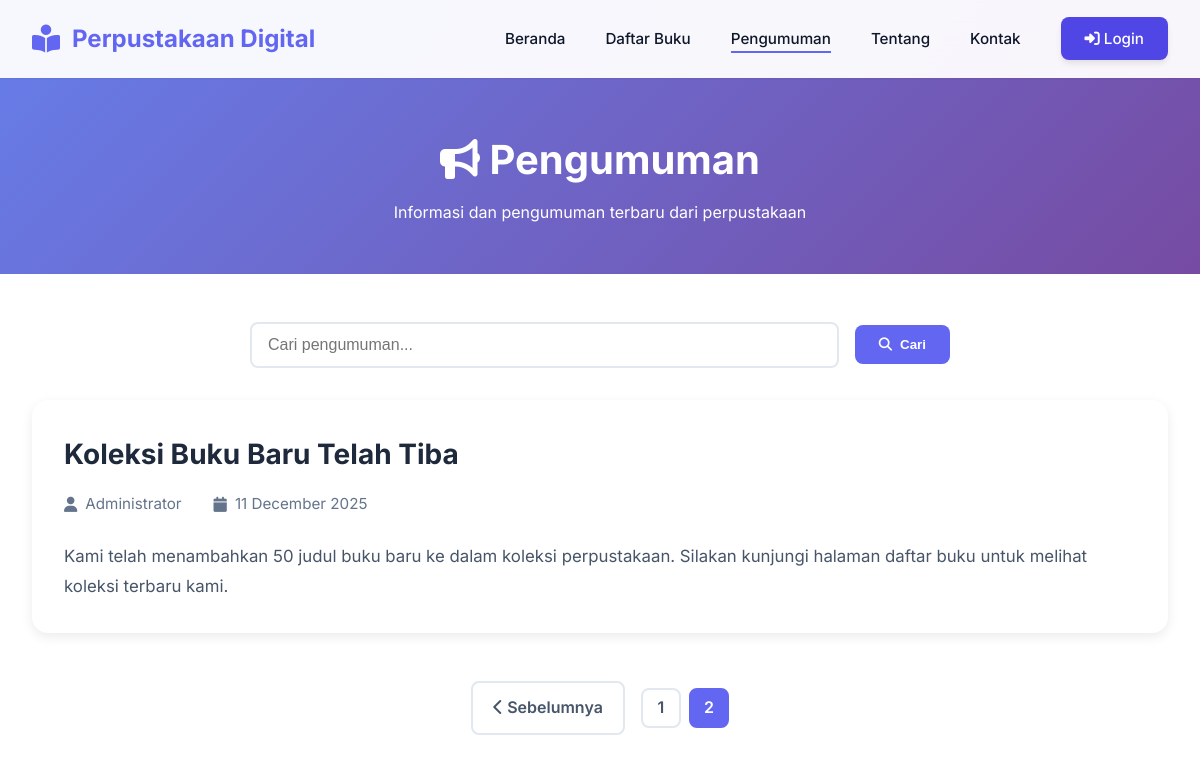
/announcements.php?p=2, run on the app's committed database.
### tables this page shows
CREATE TABLE `pengumuman` (
  `id` int NOT NULL,
  `title` varchar(255) NOT NULL,
  `content` text NOT NULL,
  `created_by` varchar(50) NOT NULL,
  `created_at` timestamp NOT NULL DEFAULT CURRENT_TIMESTAMP,
  `updated_at` timestamp NOT NULL DEFAULT CURRENT_TIMESTAMP ON UPDATE CURRENT_TIMESTAMP
);

CREATE TABLE `user` (
  `username` varchar(25) NOT NULL,
  `paswd` varchar(255) NOT NULL,
  `email` varchar(50) NOT NULL,
  `nama` varchar(50) NOT NULL,
  `level` int NOT NULL,
  `ket` varchar(50) NOT NULL
);

### public/announcements.php (the view, shortened to what this page needs)
<?php
$perPage = 5;
$page_num = isset($_GET['p']) ? max(1, (int)$_GET['p']) : 1;
$offset = ($page_num - 1) * $perPage;
$search = isset($_GET['search']) ? htmlspecialchars($_GET['search']) : '';
$db = getDB();
$whereClause = "WHERE 1=1";
$params = [];
$types = "";
$countQuery = "SELECT COUNT(*) as total FROM pengumuman $whereClause";
$stmt = $db->prepare($countQuery);
$stmt->execute();
$totalRecords = $stmt->get_result()->fetch_assoc()['total'];
$totalPages = ceil($totalRecords / $perPage);
$query = "SELECT p.*, u.nama as creator_name
          FROM pengumuman p
          LEFT JOIN user u ON p.created_by = u.username
          $whereClause
          ORDER BY p.created_at DESC
          LIMIT ? OFFSET ?";
$params[] = $perPage;
$params[] = $offset;
$types .= "ii";
$stmt = $db->prepare($query);
$stmt->bind_param($types, ...$params);
$stmt->execute();
$result = $stmt->get_result();
include __DIR__ . '/../templates/header.php';
?>
<section class="page-header">
    <div class="container">
        <h1><i class="fas fa-bullhorn"></i> Pengumuman</h1>
        <p>Informasi dan pengumuman terbaru dari perpustakaan</p>
    </div>
</section>
<section class="announcements-section">
    <div class="container">
        <div class="search-bar">
            <form method="GET" action="">
                <input type="text" name="search" placeholder="Cari pengumuman..." value="<?= htmlspecialchars($search) ?>">
                <button type="submit"><i class="fas fa-search"></i> Cari</button>
            </form>
        </div>
        <div class="announcements-list">
            <?php
            if ($result->num_rows > 0):
                while($row = $result->fetch_assoc()):
            ?>
                <article class="announcement-card">
                    <div class="announcement-header">
                        <h2><?= htmlspecialchars($row['title']) ?></h2>
                        <div class="announcement-meta">
                            <span class="author">
                                <i class="fas fa-user"></i>
                                <?= htmlspecialchars($row['creator_name'] ?? $row['created_by']) ?>
                            </span>
                            <span class="date">
                                <i class="fas fa-calendar"></i>
                                <?= date('d F Y', strtotime($row['created_at'])) ?>
                            </span>
                        </div>
                    </div>
                    <div class="announcement-content">
                        <?= nl2br(htmlspecialchars($row['content'])) ?>
                    </div>
                </article>
            <?php
                endwhile;
            endif; ?>
        </div>
        <?php if ($totalPages > 1): ?>
        <div class="pagination">
            <?php if ($page_num > 1): ?>
                <a href="?p=<?= $page_num - 1 ?><?= !empty($search) ? '&search=' . urlencode($search) : '' ?>" class="page-btn">
                    <i class="fas fa-chevron-left"></i> Sebelumnya
                </a>
            <?php endif; ?>
            <div class="page-numbers">
                <?php for ($i = 1; $i <= $totalPages; $i++): ?>
                    <?php if ($i == $page_num): ?>
                        <span class="page-num active"><?= $i ?></span>
                    <?php else: ?>
                        <a href="?p=<?= $i ?><?= !empty($search) ? '&search=' . urlencode($search) : '' ?>" class="page-num"><?= $i ?></a>
                    <?php endif; ?>
                <?php endfor; ?>
            </div>
        </div>
        <?php endif; ?>
    </div>
</section>
<?php include __DIR__ . '/../templates/footer.php'; ?>

### public/css/styles.css (style rules this page uses)
:root { --primary: #6366F1; --primary-dark: #4F46E5; --primary-light: #818CF8; --secondary: #10B981; --dark: #0F172A; --gray: #64748B; --light: #F8FAFC; --white: #FFFFFF; --shadow-sm: 0 1px 2px 0 rgba(0, 0, 0, 0.05); --shadow-md: 0 4px 6px -1px rgba(0, 0, 0, 0.1); --shadow-lg: 0 10px 15px -3px rgba(0, 0, 0, 0.1); --shadow-xl: 0 20px 25px -5px rgba(0, 0, 0, 0.1); }
* { margin: 0; padding: 0; box-sizing: border-box; }
html { scroll-behavior: smooth; }
body { font-family: 'Inter', -apple-system, BlinkMacSystemFont, 'Segoe UI', sans-serif; color: var(--dark); line-height: 1.6; overflow-x: hidden; background: var(--white); }
.container { max-width: 1200px; margin: 0 auto; padding: 0 2rem; }

### public/announcements.php (style rules this page uses)
.page-header { background: linear-gradient(135deg, #667eea 0%, #764ba2 100%); color: white; padding: 8rem 0 3rem; text-align: center; margin-bottom: 3rem; }
.page-header h1 { font-size: 2.5rem; margin-bottom: 0.5rem; }
.announcements-section { padding: 0 0 4rem; min-height: 60vh; }
.search-bar { margin-bottom: 2rem; }
.search-bar form { display: flex; gap: 1rem; max-width: 700px; margin: 0 auto; align-items: center; }
.search-bar input { flex: 1; padding: 0.75rem 1rem; border: 2px solid #e2e8f0; border-radius: 8px; font-size: 1rem; }
.search-bar button, .search-bar .btn-reset { padding: 0.75rem 1.5rem; background: #6366F1; color: white; border: none; border-radius: 8px; cursor: pointer; font-weight: 600; transition: all 0.3s; text-decoration: none; display: inline-flex; align-items: center; gap: 0.5rem; }
.announcements-list { display: flex; flex-direction: column; gap: 2rem; }
.announcement-card { background: white; border-radius: 16px; padding: 2rem; box-shadow: 0 4px 12px rgba(0,0,0,0.08); transition: all 0.3s; }
.announcement-header h2 { color: #1e293b; font-size: 1.75rem; margin-bottom: 1rem; }
.announcement-meta { display: flex; gap: 2rem; margin-bottom: 1.5rem; color: #64748b; font-size: 0.95rem; }
.announcement-meta span { display: flex; align-items: center; gap: 0.5rem; }
.announcement-content { color: #475569; line-height: 1.8; font-size: 1.05rem; }
.pagination { display: flex; justify-content: center; align-items: center; gap: 1rem; margin-top: 3rem; }
.page-btn { padding: 0.75rem 1.25rem; background: white; border: 2px solid #e2e8f0; border-radius: 8px; color: #475569; text-decoration: none; font-weight: 600; transition: all 0.3s; }
.page-numbers { display: flex; gap: 0.5rem; }
.page-num { width: 2.5rem; height: 2.5rem; display: flex; align-items: center; justify-content: center; background: white; border: 2px solid #e2e8f0; border-radius: 8px; color: #475569; text-decoration: none; font-weight: 600; transition: all 0.3s; }
.page-num:hover, .page-num.active { background: #6366F1; border-color: #6366F1; color: white; }

### data on the page
pengumuman: title "Koleksi Buku Baru Telah Tiba", user.nama "Administrator", created_at "11 December 2025", content "Kami telah menambahkan 50 judul buku baru ke dalam koleksi perpustakaan. Silakan kunjungi halaman daftar buku untuk melihat koleksi terbaru kami."
